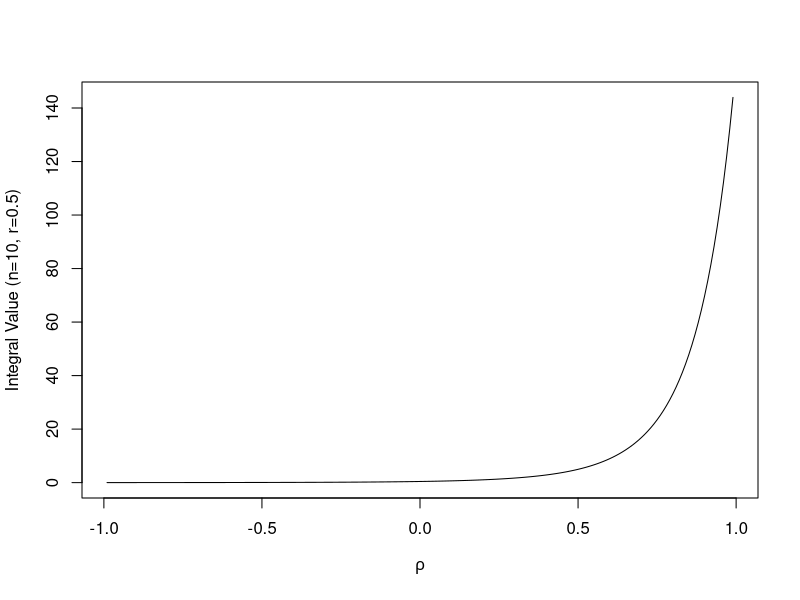
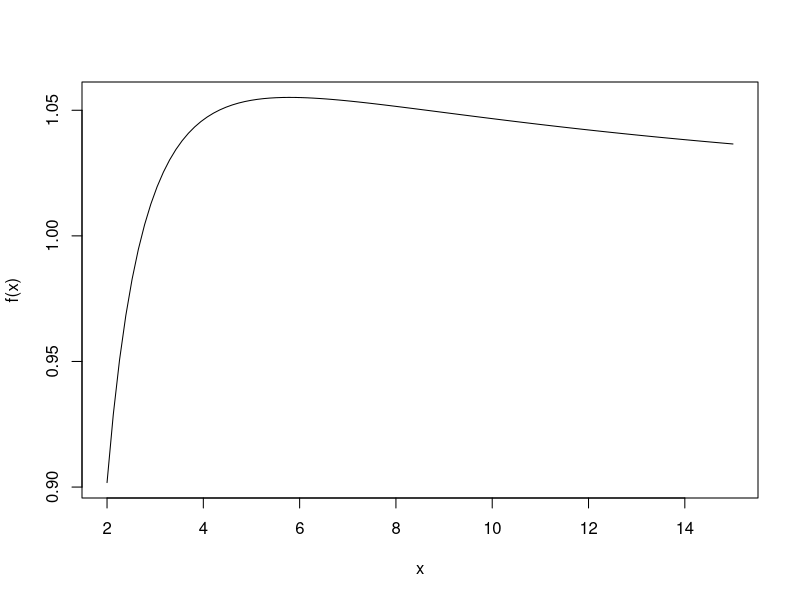
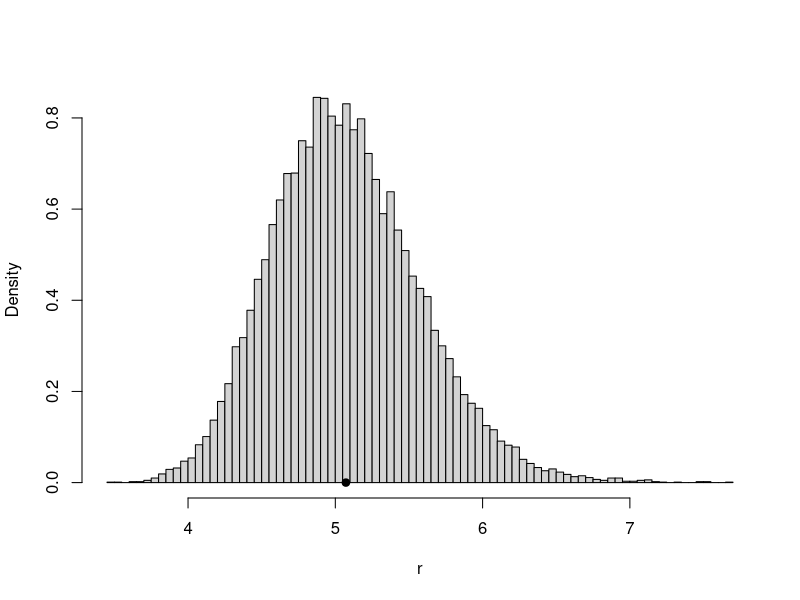
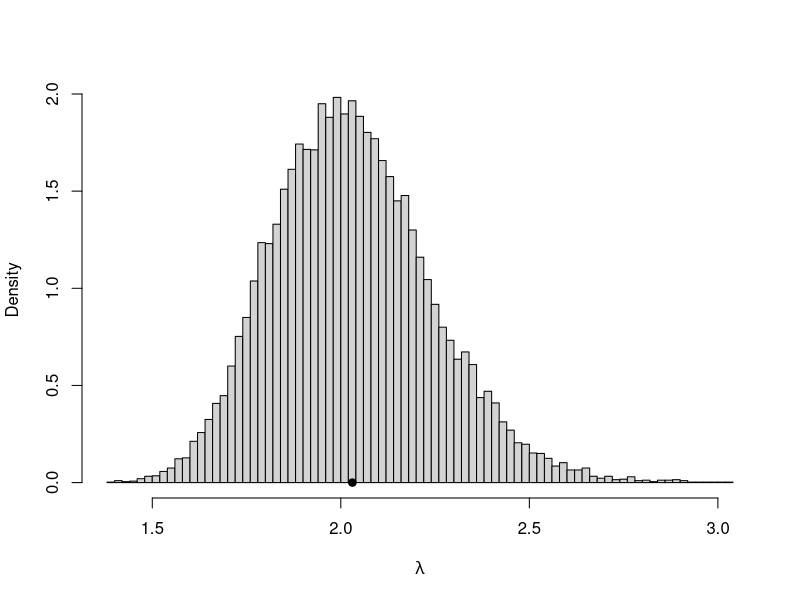

These charts were generated, in order, by the following R code:
## ---- chunk 1
f <- function(y, a, n) {
  a^2 + y^2 + 2*a*y/(n-1) - (n-2)
}
a <- 0.5; n <- 20
b0 <- 0; b1 <- 5*n 
#solve using bisection
it <- 0
eps <- .Machine$double.eps^0.25
r <- seq(b0, b1, length=3)
y <- c(f(r[1], a, n), f(r[2], a, n), f(r[3], a, n)) 
if (y[1] * y[3] > 0)
    stop("f does not have opposite sign at endpoints")
## ---- chunk 2
while(it < 1000 & abs(y[2]) > eps) { 
it <- it + 1
if (y[1]*y[2] < 0) { r[3] <- r[2]; y[3] <- y[2]} 
  else { r[1] <- r[2]; y[1] <- y[2] }
        r[2] <- (r[1] + r[3]) / 2
        y[2] <- f(r[2], a=a, n=n) 
        print(c(r[1], y[1], y[3]-y[2]))
}
## ---- chunk 3
a <- 0.5; n <- 20
out <- uniroot( 
  function(y){ a^2 + y^2 + 2*a*y/(n-1) - (n-2) }, 
  lower = 0, upper = n*5 )
unlist(out)

out <- uniroot( 
  function(y){ a^2 + y^2 + 2*a*y/(n-1) - (n-2) }, 
  lower = -n*5, upper = 0 )
out$root
## ---- chunk 4
integrate(function(y){(cosh(y)-0.1)^(-9)}, 0, Inf)
## ---- chunk 5
f <- function(y, n, r, rho) { (cosh(y) - rho * r)^(1 - n)
}
integrate(f, lower=0, upper=Inf, 
  rel.tol=.Machine$double.eps^0.25, n=10, r=0.5, rho=0.2)
## ---- chunk 6
ro <- seq(-.99, .99, .01)
v <- rep(0, length(ro))
for(i in 1:length(ro)) {
v[i] <- integrate(f, lower=0, upper=Inf, 
rel.tol=.Machine$double.eps^0.25, n=10, 
r=0.5, rho=ro[i])$value }
plot(ro, v, type="l", xlab=expression(rho), 
     ylab="Integral Value (n=10, r=0.5)")
## ---- chunk 7
#the observed sample
y <- c(0.04304550, 0.50263474)
mlogL <- function(theta=1){
#minus log-likelihood of exp. density, rate 1/theta 
return(-(length(y) * log(theta) - theta * sum(y))) }

## ---- chunk 8
library(stats4) 
fit <- mle(mlogL) 
summary(fit)
## ---- chunk 9
mle(mlogL, start=list(theta=1)) 
mle(mlogL, start=list(theta=mean(y)))
## ---- chunk 10
f <- function(x) log(x + log(x))/log(1+x) 
curve(f(x), from = 2, to = 15, ylab = "f(x)")
## ---- chunk 11
optimize(f, lower = 4, upper = 8, maximum = TRUE)
## ---- chunk 12
m <- 20000
est <- matrix(0, m, 2)
n <- 200
r <- 5
lambda <- 2
obj <- function(lambda, xbar, logx.bar) { 
  digamma(lambda * xbar) - logx.bar - log(lambda) }
for (i in 1:m) { x <- rgamma(n, shape=r, rate=lambda)
xbar <- mean(x)
u <- uniroot(obj, lower = .001, upper = 10e5, 
             xbar = xbar, logx.bar = mean(log(x)))
est[i, ] <- c(xbar* u$root, u$root )
}
ML <- colMeans(est) ; print(ML)
## ---- chunk 13
hist(est[, 1], breaks="scott", freq=FALSE, 
     xlab="r", main="")
points(ML[1], 0, cex=1.5, pch=20)
## ---- chunk 14
hist(est[, 2], breaks="scott", freq=FALSE, 
     xlab=bquote(lambda), main="")
points( ML[2], 0, cex=1.5, pch=20 )
## ---- chunk 15
LL <- function(theta, sx, slogx, n) {
r <- theta[1]
lambda <- theta[2]
loglik <- n * r * log(lambda) + (r - 1) * slogx -
  lambda * sx - n * log(gamma(r))
- loglik
}
## ---- chunk 16
r <- 5; lambda <- 2; x <- rgamma(n, shape=r, rate=lambda)
optim(c(1,1), LL, sx=sum(x), slogx=sum(log(x)), n=n)
## ---- chunk 17
mlests <- replicate(20000, expr = {
x <- rgamma(200, shape = 5, rate = 2)
optim(c(1,1), LL, sx=sum(x), slogx=sum(log(x)), n=n)$par
})
colMeans(t(mlests))
## ---- chunk 18
LL <- function(lambda, y) {
lambda3 <- 1 - sum(lambda)
f1 <- dgamma(y, shape=1/2, rate=1/(2*lambda[1]))
f2 <- dgamma(y, shape=1/2, rate=1/(2*lambda[2]))
f3 <- dgamma(y, shape=1/2, rate=1/(2*lambda3))
f <- f1/3 + f2/3 + f3/3 #density of mixture
return( -sum(log(f))) #returning -loglikelihood
}
## ---- chunk 19
set.seed(543)
m <- 2000
lambda <- c(.6, .25, .15) #rate is 1/(2 lambda)
lam <- sample(lambda, size = 2000, replace = TRUE)
y <- rgamma(m, shape = .5, rate = 1/(2*lam))
opt <- optim(c(.5,.3), LL, y=y)
theta <- c(opt$par, 1 - sum(opt$par))
theta
## ---- chunk 20
set.seed(543)
lambda <- c(.6, .25, .15)  #rate is 1/(2lambda)
lam <- sample(lambda, size = 2000, replace = TRUE)
y <- rgamma(m, shape = .5, rate = 1/(2*lam))
N <- 10000   #max. number of iterations
L <- c(.5, .4, .1) #initial est. for lambdas
tol <- .Machine$double.eps^0.5
L.old <- L + 1
## ---- chunk 21
for (j in 1:N) {
f1 <- dgamma(y, shape=1/2, rate=1/(2*L[1]))
f2 <- dgamma(y, shape=1/2, rate=1/(2*L[2]))
f3 <- dgamma(y, shape=1/2, rate=1/(2*L[3]))
py <- f1 / (f1 + f2 + f3) #posterior prob y from 1
qy <- f2 / (f1 + f2 + f3) #posterior prob y from 2
ry <- f3 / (f1 + f2 + f3) #posterior prob y from 3
mu1 <- sum(y * py) / sum(py) #update means
mu2 <- sum(y * qy) / sum(qy)
mu3 <- sum(y * ry) / sum(ry)
L <- c(mu1, mu2, mu3) #update lambdas
L <- L / sum(L)
if (sum(abs(L - L.old)/L.old) < tol) break
L.old <- L
}
## ---- chunk 22
print(list(lambda = L/sum(L), iter = j, tol = tol))
